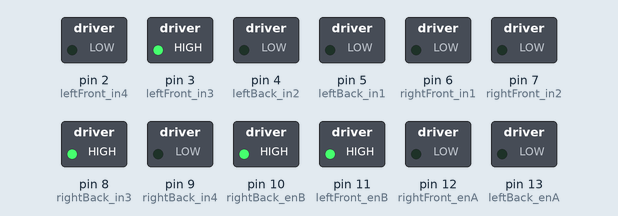
This sketch was run on a simulated Arduino Uno, built with avr-gcc and run on an emulated ATmega328P. Shown: switched loads named in the sketch (green lamp = pin HIGH).

Above: at 0.05 s.
Timing chart, 0 to 4.6 s (numbered marks = the images above):
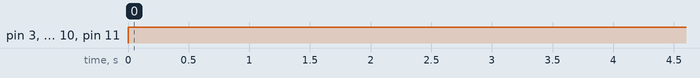

The sketch:

test_forward_left_movement.cpp.ino
```cpp
// Define wiring pins for Motor 1
#define leftFront_enB 11
#define leftFront_in4 2
#define leftFront_in3 3
#define leftBack_enA 13
#define leftBack_in1 5
#define leftBack_in2 4

// Define wiring pins for Motor 2
#define rightFront_enA 12
#define rightFront_in1 6
#define rightFront_in2 7
#define rightBack_enB 10
#define rightBack_in4 9
#define rightBack_in3 8

// setup() method is called once when the program begins
void setup() {
  // Configure Motor 1 pins as outputs
  pinMode(leftFront_enB, OUTPUT);
  pinMode(leftFront_in4, OUTPUT);
  pinMode(leftFront_in3, OUTPUT);
  pinMode(leftBack_enA, OUTPUT);
  pinMode(leftBack_in1, OUTPUT);
  pinMode(leftBack_in2, OUTPUT);

  // Configure Motor 2 pins as outputs
  pinMode(rightFront_enA, OUTPUT);
  pinMode(rightFront_in1, OUTPUT);
  pinMode(rightFront_in2, OUTPUT);
  pinMode(rightBack_enB, OUTPUT);
  pinMode(rightBack_in4, OUTPUT);
  pinMode(rightBack_in3, OUTPUT);
}

// loop() method is called repeatedly as long as the program is running
void loop() {
  testMovement(&goForwardLeft, 4000);
}

// Left front and right back wheels move forward **NOT TESTED
void goForwardLeft() {
  digitalWrite(leftFront_in4, LOW);
  digitalWrite(leftFront_in3, HIGH);
  digitalWrite(rightBack_in4, LOW);
  digitalWrite(rightBack_in3, HIGH);

  analogWrite(leftFront_enB, 255);
  analogWrite(rightFront_enA, 0);
  analogWrite(leftBack_enA, 0);
  analogWrite(rightBack_enB, 255);
}

// Set all voltages to zero, stopping the rover **NOT TESTED
void stop() {
  analogWrite(leftFront_enB, 0);
  analogWrite(rightFront_enA, 0);
  analogWrite(leftBack_enA, 0);
  analogWrite(rightBack_enB, 0);
}

// Test any kind of movement function for a specified time **NOT TESTED
// In theory, takes two parameters: a pointer to a function (e.g. to goForward()), and an amount of time in milliseconds, then performs that movement for the time given
void testMovement(void (*move)(), int time) {
  move();
  delay(time);
  stop();
}
```

Measured:
- by itself, pin 3 (leftFront_in3), pin 8 (rightBack_in3), pin 10 (rightBack_enB), pin 11 (leftFront_enB): LOW → HIGH at 0.00 s
